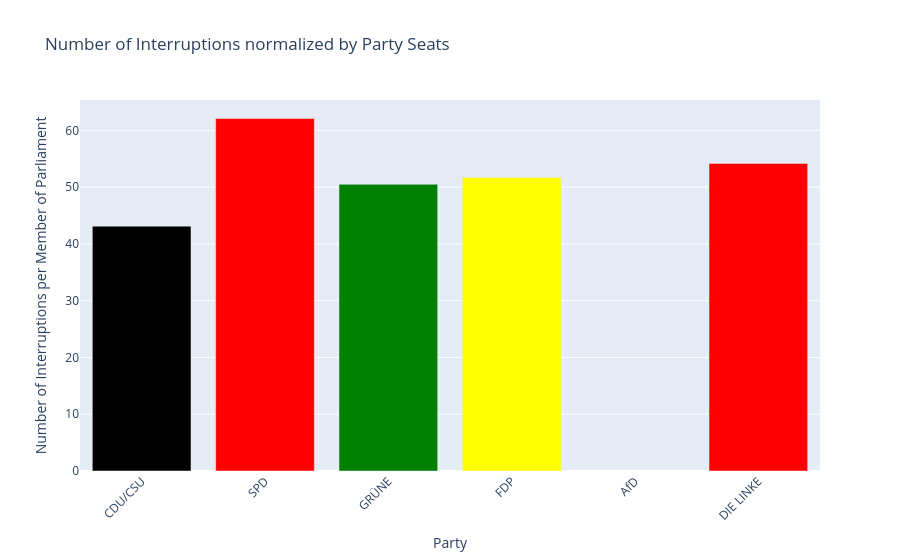

The code cell stored with this chart in its notebook:
### Markdown cell above
Die Normalisierung nach Sitzen geht hier nicht so schön mit Berechnungen.  
Nach der Wiedervereinigung gab es einige Sonderregelungen. Deswegen eine Liste von [hier](https://de.wikipedia.org/wiki/12._Deutscher_Bundestag)

### Code cell
abgeordnete_absolute_nums_12 =  [319, 239, 8, 79, 0, 17]# Seats in the 12th BT
df_interruptions_num_norm_seats_12 = df_interruptions_num_12.drop(index='fraktionslos').div(abgeordnete_absolute_nums_12, axis=0)
df_interruptions_num_norm_seats_12['num_of_interruptions'] = df_interruptions_num_norm_seats_12['num_of_interruptions'].round(2)
plot_interruption_numbers_per_party(df_interruptions_num_norm_seats_12, norm=True)

### Figure 1 — Plotly figure (JSON) as saved in the notebook; plotly's stock layout.template omitted (floating-point values rounded to 4 significant figures)
{"data": [{"marker": {"color": ["black", "red", "green", "yellow", "blue", "red"]}, "type": "bar", "x": ["CDU/CSU", "SPD", "GRÜNE", "FDP", "AfD", "DIE LINKE"], "y": [43.13, 62.08, 50.5, 51.68, null, 54.18]}], "layout": {"title": {"text": "Number of Interruptions normalized by Party Seats"}, "xaxis": {"tickangle": -45, "title": {"text": "Party"}}, "yaxis": {"autorange": true, "title": {"text": "Number of Interruptions per Member of Parliament"}}}}
